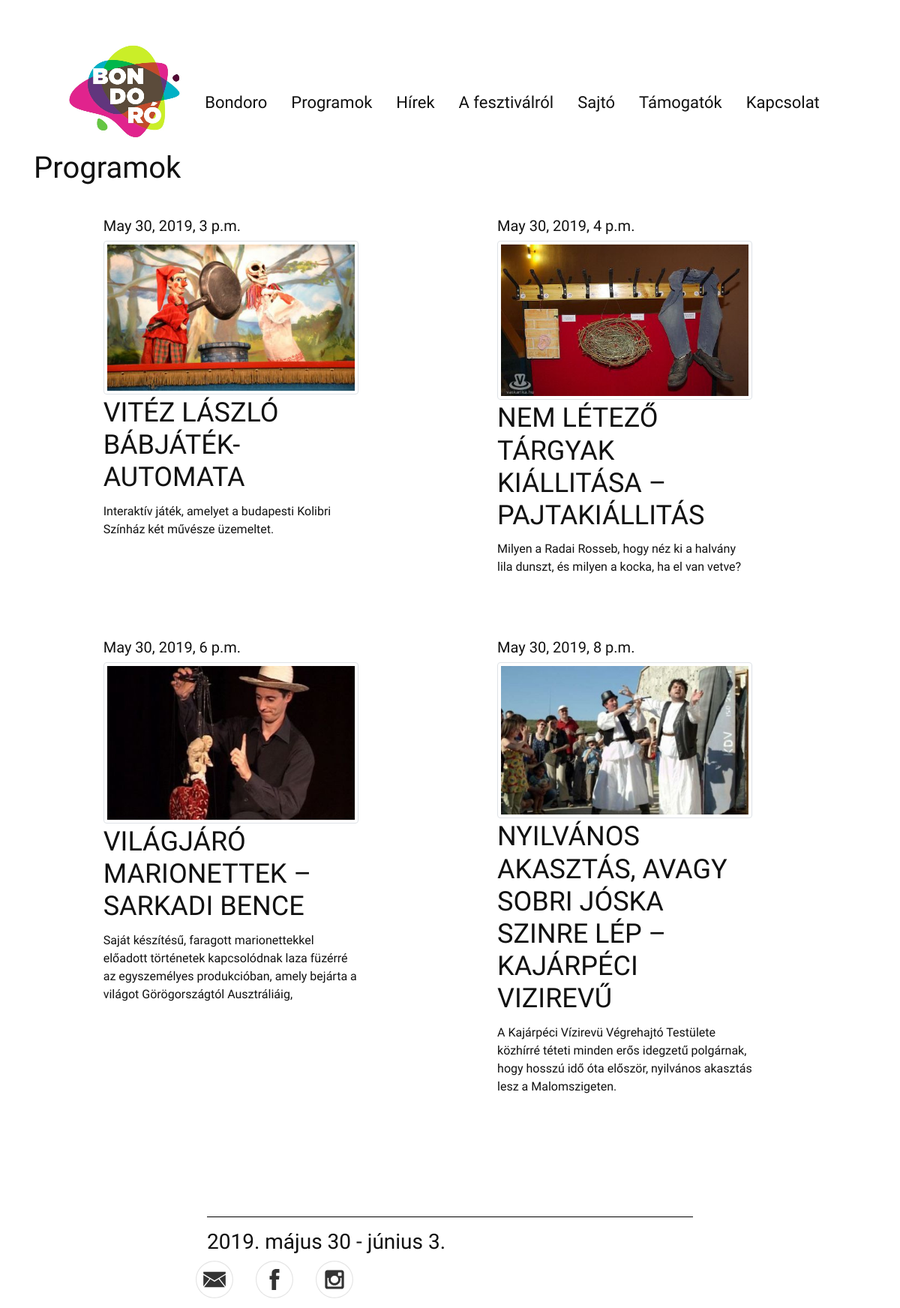
Page /posts/programok/ on the committed database.
### posts/models.py (models this page shows)
class Programok(models.Model):
    Title = models.CharField(max_length=256)
    ShortDescription = HTMLField(max_length=600)
    Date = models.DateTimeField()
    EventPic = models.ImageField(upload_to='programok')
    Location = models.CharField(max_length=256)
    Length = models.CharField(max_length=256)
    Category = models.CharField(max_length=256)
    Description = HTMLField(max_length=2000)

### posts/views.py (the view)
class ProgramListView(ListView):
    context_object_name = 'programok'
    model = models.Programok
    template_name = 'posts/programok_list.html'
    def get_queryset(self):
        return Programok.objects.all()

### templates/posts/programok_list.html
{% extends "posts/base.html" %}
{% load static %}
{% block body_block %}
<h1>Programok</h1>
<div class="row" id="programok">
{% for program in programok %}
<div class="col-lg-4" id="program">
  <h5>{{ program.Date }}</h5>
  <a href="{%  url 'posts:program_detail' program.id %}"><img src="{{ program.EventPic.url }}" class="img-thumbnail">
  <h3 class="title">{{ program.Title }}</h3></a>
  <p>{{ program.ShortDescription }}</p>
</div>
{% endfor %}
</div>
{% endblock %}

### templates/posts/base.html (shortened to what this page needs)
<!DOCTYPE html>
{% load static %}
<link rel="stylesheet" href="https://stackpath.bootstrapcdn.com/bootstrap/4.1.3/css/bootstrap.min.css">
<link rel="stylesheet" href="{% static "posts/style.css" %}">
<html lang="en" dir="ltr">
  <head>
  </head>
  <body>
    <div class="site">
    <nav class="">
      <div class="">
        <button class="navbar-toggler" type="button" data-toggle="collapse" data-target="#navbarSupportedContent" aria-controls="navbarSupportedContent" aria-expanded="false" aria-label="Toggle navigation">
<span class="navbar-toggler-icon"></span>
</button>
          <ul class="nav justify-content-center">
        <a class="navbar-brand" href="{% url 'index' %}"> <img src="{% static 'posts/logo.png' %}" class="d-inline-block align-top"> </a>
          <li class="nav-item">
          <a class="nav-link" href="{% url 'index' %}">Bondoro</a>
          </li>
          <li class="nav-item">
            <a class="nav-link" href="{% url 'posts:programok' %}">Programok</a>
          </li>
          <li class="nav-item">
            <a class="nav-link" href="{% url 'posts:hirek' %}">Hírek</a>
          </li>
          <li class="nav-item">
            <a class="nav-link" href="{% url 'about' %}">A fesztiválról</a>
          </li>
          <li class="nav-item">
            <a class="nav-link" href="{% url 'press' %}">Sajtó</a>
          </li>
          <li class="nav-item">
            <a class="nav-link" href="{% url 'posts:tamogatok' %}">Támogatók</a>
          </li>
          <li class="nav-item">
            <a class="nav-link" href="{% url 'contacts' %}">Kapcsolat</a>
          </li>
        </ul>
      </div>
    </nav>
    <div class="container" id="body">
    {% block body_block %}
    {% endblock %}
    </div>
<footer>
  <div class="footer">
  <hr>
  <div class="row">
    <div class="col-lg-9">
      <h3>2019. május 30 - június 3.</h3>
    </div>
    <div class="row" id="social">
    <div class="col-lg-4">
      <a href="#"> <img src="{% static 'posts/email.svg' %}" width=50 height=auto> </a>
    </div>
    <div class="col-lg-4">
          <a href="#"> <img src="{% static 'posts/facebook.svg' %}" width=50 height=auto> </a>
    </div>
    <div class="col-lg-4">
          <a href="#"> <img src="{% static 'posts/instagram.svg' %}" width=50 height=auto> </a>
    </div>
  </div>
      </div>
    </div>
  </div>
  </body>
</html>

### static/posts/style.css (style rules this page uses)
html { height: 100%; box-sizing: border-box; }
*, *:before, *:after { box-sizing: inherit; }
body { font-family: 'Mukta', sans-serif; color: #111111; }
a { color: #111111; }
#body { position: relative; padding-bottom: 6rem; min-height: 100%; }
.nav a { font-size: 22px !important; color: #111111; }
.nav-item { padding-top: 6%; padding-bottom: 2%; }
footer { position:absolute; width: 100%; }
.footer { width: 54%; margin-left: auto; margin-right: auto; }
hr { border-color: black; }
#social { padding-bottom: 2% }
#program { margin-left: 7%; margin-right: 7%; padding-top: 3%; padding-bottom: 3%; }
#programok { margin-left: auto; margin-right: auto; }
.title { padding-top: 1%; padding-bottom: 1%; font-size: 36px; }

### rows in the picture
Programok: Date "May 30, 2019, 3 p.m.", EventPic (picture), Title "VITÉZ LÁSZLÓ BÁBJÁTÉK-AUTOMATA", ShortDescription "Interaktív játék, amelyet a budapesti Kolibri Színház két művésze üzemeltet."
Programok: Date "May 30, 2019, 4 p.m.", EventPic (picture), Title "NEM LÉTEZŐ TÁRGYAK KIÁLLITÁSA – PAJTAKIÁLLITÁS", ShortDescription "Milyen a Radai Rosseb, hogy néz ki a halvány lila dunszt, és milyen a kocka, ha el van vetve?"
Programok: Date "May 30, 2019, 6 p.m.", EventPic (picture), Title "VILÁGJÁRÓ MARIONETTEK – SARKADI BENCE", ShortDescription "Saját készítésű, faragott marionettekkel előadott történetek kapcsolódnak laza füzérré az egyszemélyes produkcióban, amely bejárta a világot Görögországtól Ausztráliáig,"
Programok: Date "May 30, 2019, 8 p.m.", EventPic (picture), Title "NYILVÁNOS AKASZTÁS, AVAGY SOBRI JÓSKA SZINRE LÉP – KAJÁRPÉCI VIZIREVŰ", ShortDescription "A Kajárpéci Vízirevü Végrehajtó Testülete közhírré téteti minden erős idegzetű polgárnak, hogy hosszú idő óta először, nyilvános akasztás lesz a Malomszigeten."
